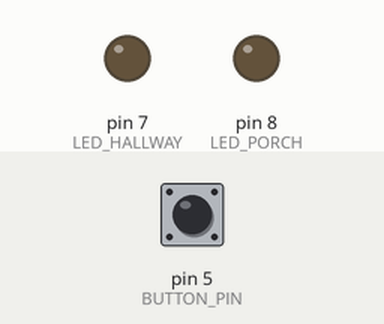
Bench run of a sketch on a simulated Arduino Uno, built with avr-gcc and run on an emulated ATmega328P. Parts: output pins drawn as LEDs (lit = HIGH). The test bench sets the inputs (shaded band); at power-on: pin 5 (BUTTON_PIN) LOW.

Above: at 1.2 s.
1.3 s: pin 5 (BUTTON_PIN) pulled HIGH for 0.15 s
At 1.6 s:
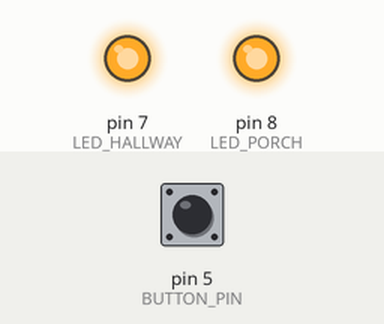
At 31.6 s:
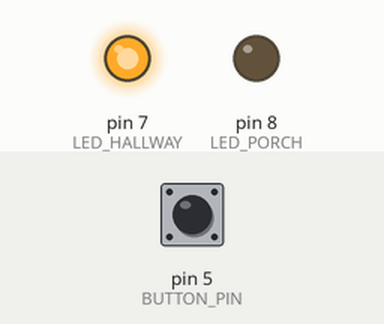
Timing chart, 0 to 32.8 s (numbered marks = the images above; inputs shaded):
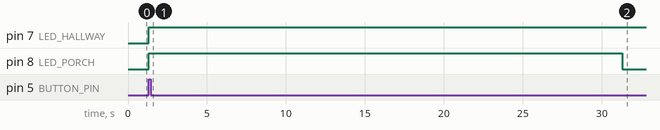

Measured:
- after the input at 1.3 s, pin 7 (LED_HALLWAY): LOW → HIGH at once; pin 8 (LED_PORCH): LOW → HIGH at once, → LOW 30.0 s later

The sketch:

Task1.1Lights_ON.ino
```cpp
#define LED_PORCH 8
#define LED_HALLWAY 7
#define BUTTON_PIN 5

const unsigned long timerThirtySec = 30000;

// the setup function runs once when you press reset or power the board
void setup() {
  // initialize digital pin LED_BUILTIN as an output.
  pinMode(LED_PORCH, OUTPUT);
  pinMode(LED_HALLWAY, OUTPUT);
  pinMode(BUTTON_PIN, INPUT);
}

// the loop function runs over and over again forever
void loop() {

  if (buttonPressed()){
    turnOnAllLights();
    delay(timerThirtySec);
    turnOffOneLight(LED_PORCH);
    turnOnOneLight(LED_HALLWAY);
    delay(timerThirtySec);
    turnOffOneLight(LED_HALLWAY);
  }
}

bool buttonPressed(){
  return digitalRead(BUTTON_PIN) == HIGH;
}

void turnOnAllLights(){
  digitalWrite(LED_PORCH, HIGH);
  digitalWrite(LED_HALLWAY, HIGH);
}

void turnOffOneLight(int ledName){
  digitalWrite(ledName, LOW);
}

void turnOnOneLight(int ledName){
  digitalWrite(ledName, HIGH);
}
```
